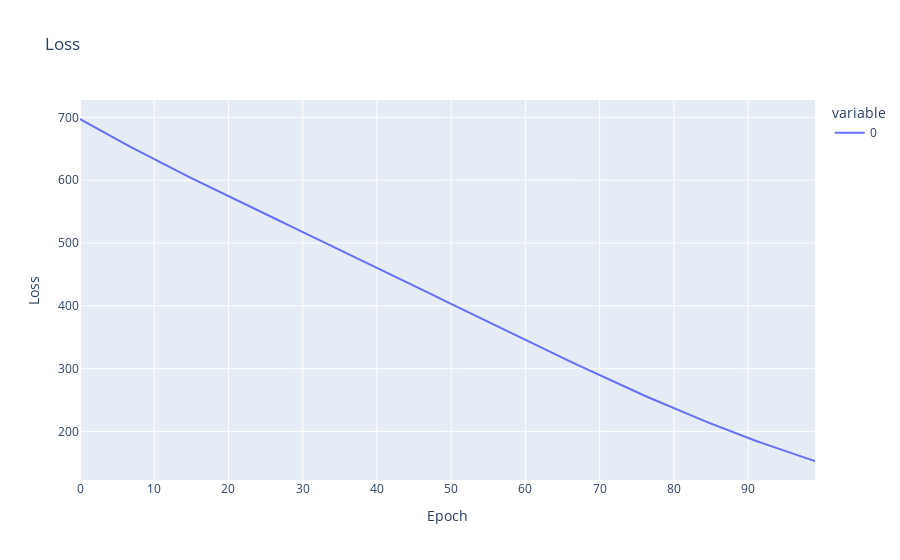

Source (notebook cell):
### Code cell
fig = px.line(losses, title="Loss")
fig.update_layout(
    xaxis_title="Epoch",
    yaxis_title="Loss",)
fig.show()

### Figure 1 — Plotly figure (JSON) as saved in the notebook; plotly's stock layout.template omitted (floating-point values rounded to 4 significant figures)
{"data": [{"hovertemplate": "variable=0<br>index=%{x}<br>value=%{y}<extra></extra>", "legendgroup": "0", "line": {"color": "#636efa", "dash": "solid"}, "marker": {"symbol": "circle"}, "mode": "lines", "name": "0", "orientation": "v", "showlegend": true, "type": "scatter", "x": [0, 1, 2, 3, 4, 5, 6, 7, 8, 9, 10, 11, 12, 13, 14, 15, 16, 17, 18, 19, 20, 21, 22, 23, 24, 25, 26, 27, 28, 29, 30, 31, 32, 33, 34, 35, 36, 37, 38, 39, 40, 41, 42, 43, 44, 45, 46, 47, 48, 49, 50, 51, 52, 53, 54, 55, 56, 57, 58, 59, 60, 61, 62, 63, 64, 65, 66, 67, 68, 69, 70, 71, 72, 73, 74, 75, 76, 77, 78, 79, 80, 81, 82, 83, 84, 85, 86, 87, 88, 89, 90, 91, 92, 93, 94, 95, 96, 97, 98, 99], "xaxis": "x", "y": [697.4, 690.7, 684.0, 677.4, 670.9, 664.4, 658.1, 651.8, 645.5, 639.4, 633.3, 627.2, 621.2, 615.2, 609.3, 603.4, 597.6, 591.7, 586.0, 580.2, 574.4, 568.7, 563.0, 557.3, 551.6, 546.0, 540.3, 534.6, 529.0, 523.3, 517.7, 512.0, 506.3, 500.6, 495.0, 489.3, 483.6, 477.9, 472.1, 466.4, 460.7, 454.9, 449.2, 443.4, 437.7, 431.9, 426.1, 420.4, 414.6, 408.8, 403.0, 397.2, 391.4, 385.7, 379.9, 374.1, 368.3, 362.6, 356.9, 351.1, 345.4, 339.7, 334.0, 328.3, 322.7, 317.1, 311.5, 305.9, 300.4, 294.9, 289.4, 283.9, 278.5, 273.2, 267.8, 262.6, 257.3, 252.1, 247.0, 241.9, 236.8, 231.9, 226.9, 222.0, 217.2, 212.5, 207.8, 203.1, 198.6, 194.1, 189.7, 185.3, 181.0, 176.8, 172.6, 168.6, 164.6, 160.6, 156.8, 153.0], "yaxis": "y"}], "layout": {"legend": {"title": {"text": "variable"}, "tracegroupgap": 0}, "title": {"text": "Loss"}, "xaxis": {"anchor": "y", "domain": [0, 1], "title": {"text": "Epoch"}}, "yaxis": {"anchor": "x", "domain": [0, 1], "title": {"text": "Loss"}}}}
